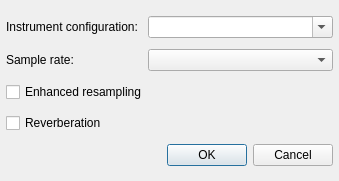
<?xml version="1.0" encoding="UTF-8"?>
<ui version="4.0">
 <class>WildMidiSettingsDialog</class>
 <widget class="QDialog" name="WildMidiSettingsDialog">
  <property name="geometry">
   <rect>
    <x>0</x>
    <y>0</y>
    <width>339</width>
    <height>181</height>
   </rect>
  </property>
  <property name="windowTitle">
   <string>WildMidi Plugin Settings</string>
  </property>
  <layout class="QGridLayout" name="gridLayout">
   <property name="leftMargin">
    <number>6</number>
   </property>
   <property name="rightMargin">
    <number>6</number>
   </property>
   <property name="bottomMargin">
    <number>6</number>
   </property>
   <item row="0" column="0">
    <widget class="QLabel" name="label">
     <property name="text">
      <string>Instrument configuration: </string>
     </property>
    </widget>
   </item>
   <item row="0" column="1" colspan="2">
    <widget class="QComboBox" name="confPathComboBox">
     <property name="editable">
      <bool>true</bool>
     </property>
    </widget>
   </item>
   <item row="1" column="0">
    <widget class="QLabel" name="label_2">
     <property name="text">
      <string>Sample rate:</string>
     </property>
    </widget>
   </item>
   <item row="2" column="0" colspan="3">
    <widget class="QCheckBox" name="enhancedResamplingCheckBox">
     <property name="text">
      <string>Enhanced resampling</string>
     </property>
    </widget>
   </item>
   <item row="3" column="0" colspan="3">
    <widget class="QCheckBox" name="reverbCheckBox">
     <property name="text">
      <string>Reverberation</string>
     </property>
    </widget>
   </item>
   <item row="4" column="0" colspan="3">
    <widget class="QDialogButtonBox" name="buttonBox">
     <property name="sizePolicy">
      <sizepolicy hsizetype="Expanding" vsizetype="Fixed">
       <horstretch>0</horstretch>
       <verstretch>0</verstretch>
      </sizepolicy>
     </property>
     <property name="standardButtons">
      <set>QDialogButtonBox::Cancel|QDialogButtonBox::Ok</set>
     </property>
    </widget>
   </item>
   <item row="1" column="1" colspan="2">
    <widget class="QComboBox" name="sampleRateComboBox"/>
   </item>
  </layout>
 </widget>
 <resources/>
 <connections>
  <connection>
   <sender>buttonBox</sender>
   <signal>accepted()</signal>
   <receiver>WildMidiSettingsDialog</receiver>
   <slot>accept()</slot>
   <hints>
    <hint type="sourcelabel">
     <x>214</x>
     <y>167</y>
    </hint>
    <hint type="destinationlabel">
     <x>103</x>
     <y>160</y>
    </hint>
   </hints>
  </connection>
  <connection>
   <sender>buttonBox</sender>
   <signal>rejected()</signal>
   <receiver>WildMidiSettingsDialog</receiver>
   <slot>reject()</slot>
   <hints>
    <hint type="sourcelabel">
     <x>269</x>
     <y>174</y>
    </hint>
    <hint type="destinationlabel">
     <x>148</x>
     <y>169</y>
    </hint>
   </hints>
  </connection>
 </connections>
</ui>
